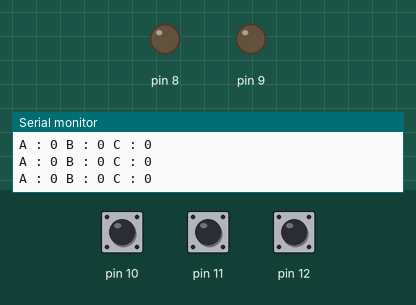
Recording of a sketch running on a simulated Arduino Uno, built with avr-gcc and run on an emulated ATmega328P. On the bench: output pins drawn as LEDs (lit = HIGH), the last lines printed to the serial monitor. The test bench sets the inputs (shaded band); at power-on: pin 10 HIGH, pin 11 HIGH, pin 12 HIGH.

Above: at 1.2 s.
1.3 s: pin 10 pulled LOW for 0.15 s
At 1.4 s:
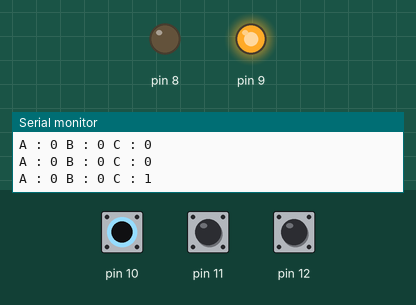
2.9 s: pin 11 pulled LOW for 0.15 s
At 3.0 s:
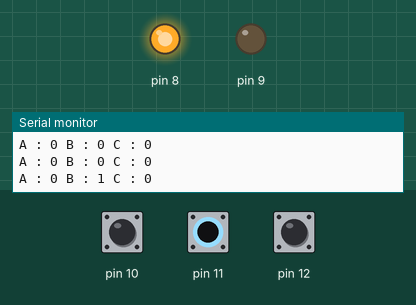
4.5 s: pin 11 pulled LOW for 3.2 s
At 8.3 s:
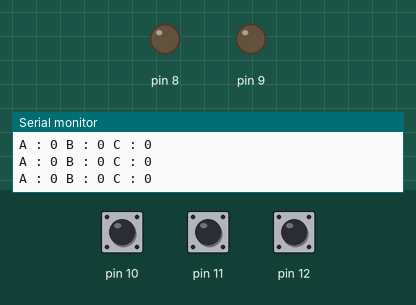
10.7 s: pin 10 pulled LOW for 3.2 s
At 11.2 s:
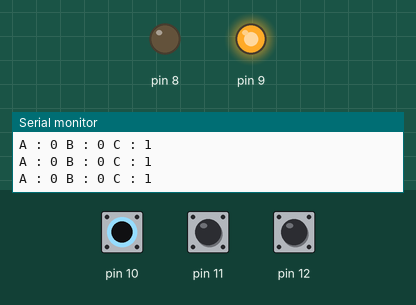
16.9 s: pin 10 driven LOW and pin 11 driven LOW
At 17.3 s:
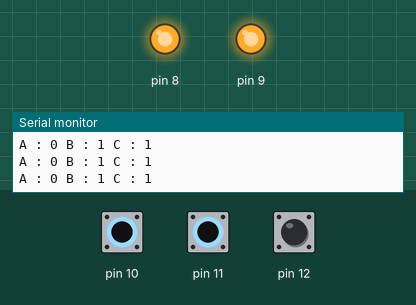
Timing chart, 0 to 19.4 s (numbered marks = the images above; inputs shaded):
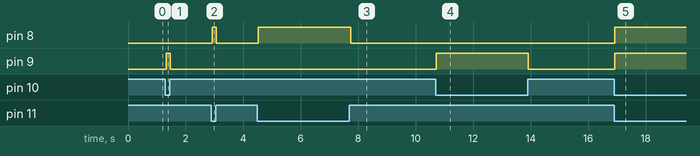

Measured:
- after the input at 1.3 s, pin 9: LOW → HIGH at once, → LOW 0.14 s later
- after the input at 2.9 s, pin 8: LOW → HIGH at once, → LOW 0.14 s later
- after the input at 4.5 s, pin 8: LOW → HIGH at once, → LOW 3.2 s later
- after the input at 10.7 s, pin 9: LOW → HIGH at once, → LOW 3.2 s later
- after the input at 16.9 s, pin 8, pin 9: LOW → HIGH at once

The sketch:

physics.ino
```cpp
typedef struct half_adder {
  int S, C;
};

bool NOT(int A) {
  return ( !A );
}
bool OR(int A, int B) {
  return ( A | B );
}
bool AND(int A, int B) {
  return ( A & B );
}
bool XOR(int A, int B) {
  return ( AND( NOT( AND( A, B ) ), OR( A, B ) ) );
}

void halfCalc(half_adder& ha, int A, int B) {
  ha.S = XOR(A, B);
  ha.C = AND(A, B);
}

void setup() {
  Serial.begin(9600);
  pinMode(12, INPUT_PULLUP); pinMode(11, INPUT_PULLUP); pinMode(10, INPUT_PULLUP);
  pinMode(9, OUTPUT); pinMode(8, OUTPUT);
}

void loop() {
  int A = !digitalRead(12); // C1;
  int B = !digitalRead(11); // S2(임시);
  int C = !digitalRead(10); // C2;

  Serial.print("A : ");
  Serial.print(A);
  Serial.print(" B : ");
  Serial.print(B);
  Serial.print(" C : ");
  Serial.println(C);

  half_adder ha;
  halfCalc(ha, A, B); // ha.S : S2(최종), ha.C : C3(임시)

  digitalWrite(9, OR( C, ha.C ));
  digitalWrite(8, ha.S);
}
```
